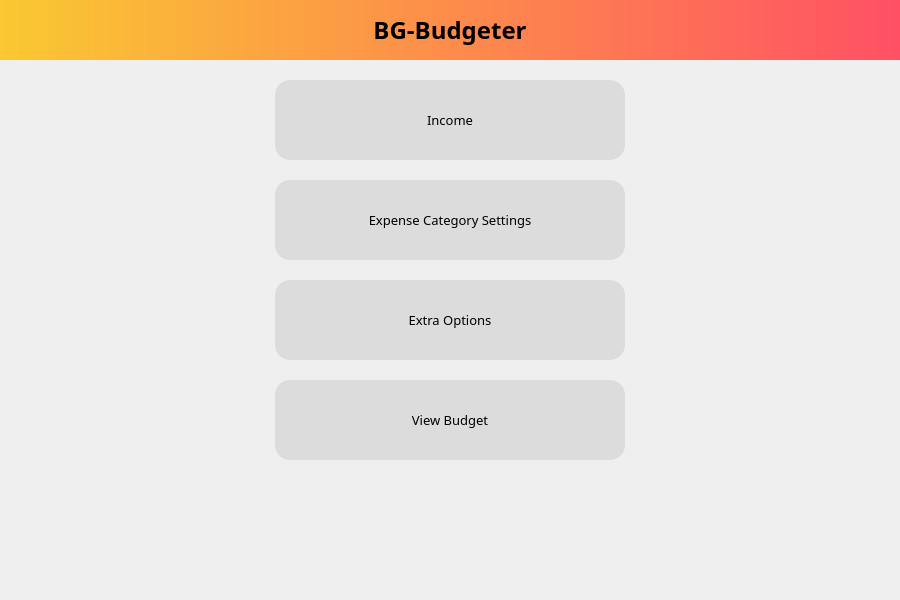
<?xml version="1.0" encoding="UTF-8"?>
<ui version="4.0">
 <class>BGBudgeter</class>
 <widget class="QDialog" name="BGBudgeter">
  <property name="geometry">
   <rect>
    <x>0</x>
    <y>0</y>
    <width>900</width>
    <height>600</height>
   </rect>
  </property>
  <property name="windowTitle">
   <string>BG-Budgeter</string>
  </property>
  <widget class="QStackedWidget" name="stackedWidget">
   <property name="geometry">
    <rect>
     <x>0</x>
     <y>0</y>
     <width>900</width>
     <height>600</height>
    </rect>
   </property>
   <property name="currentIndex">
    <number>0</number>
   </property>
   <widget class="QWidget" name="mainPage">
    <property name="styleSheet">
     <string notr="true">QPushButton {
	background-color: rgb(220,220,220);
	border-radius: 15px;
}

QPushButton:hover {
	background-color: rgb(200,200,200);
}

QPushButton:pressed {
	background-color: rgb(210,200,220);
}
</string>
    </property>
    <widget class="QLabel" name="mainPageTtl">
     <property name="geometry">
      <rect>
       <x>0</x>
       <y>0</y>
       <width>900</width>
       <height>60</height>
      </rect>
     </property>
     <property name="font">
      <font>
       <family>Trebuchet MS</family>
       <pointsize>18</pointsize>
       <weight>75</weight>
       <bold>true</bold>
      </font>
     </property>
     <property name="styleSheet">
      <string notr="true">background-color: qlineargradient(spread:pad, x1:0, y1:0, x2:1, y2:0, stop:0 rgba(250, 200, 50, 255), stop:1 rgba(255, 80, 100, 255));</string>
     </property>
     <property name="text">
      <string>BG-Budgeter</string>
     </property>
     <property name="alignment">
      <set>Qt::AlignCenter</set>
     </property>
    </widget>
    <widget class="QLabel" name="mainPageInfoLbl">
     <property name="geometry">
      <rect>
       <x>25</x>
       <y>479</y>
       <width>850</width>
       <height>111</height>
      </rect>
     </property>
     <property name="text">
      <string/>
     </property>
    </widget>
    <widget class="QPushButton" name="incomePageButton">
     <property name="geometry">
      <rect>
       <x>275</x>
       <y>80</y>
       <width>350</width>
       <height>80</height>
      </rect>
     </property>
     <property name="font">
      <font>
       <family>Trebuchet MS</family>
       <pointsize>10</pointsize>
       <weight>50</weight>
       <bold>false</bold>
      </font>
     </property>
     <property name="text">
      <string>Income</string>
     </property>
    </widget>
    <widget class="QPushButton" name="categoryPageButton">
     <property name="geometry">
      <rect>
       <x>275</x>
       <y>180</y>
       <width>350</width>
       <height>80</height>
      </rect>
     </property>
     <property name="font">
      <font>
       <family>Trebuchet MS</family>
       <pointsize>10</pointsize>
       <weight>50</weight>
       <bold>false</bold>
      </font>
     </property>
     <property name="text">
      <string>Expense Category Settings</string>
     </property>
    </widget>
    <widget class="QPushButton" name="optionsPageButton">
     <property name="geometry">
      <rect>
       <x>275</x>
       <y>280</y>
       <width>350</width>
       <height>80</height>
      </rect>
     </property>
     <property name="font">
      <font>
       <family>Trebuchet MS</family>
       <pointsize>10</pointsize>
       <weight>50</weight>
       <bold>false</bold>
      </font>
     </property>
     <property name="text">
      <string>Extra Options</string>
     </property>
    </widget>
    <widget class="QPushButton" name="viewBudgetPageButton">
     <property name="geometry">
      <rect>
       <x>275</x>
       <y>380</y>
       <width>350</width>
       <height>80</height>
      </rect>
     </property>
     <property name="font">
      <font>
       <family>Trebuchet MS</family>
       <pointsize>10</pointsize>
       <weight>50</weight>
       <bold>false</bold>
      </font>
     </property>
     <property name="text">
      <string>View Budget</string>
     </property>
    </widget>
   </widget>
   <widget class="QWidget" name="incomeInputPage">
    <widget class="QLabel" name="incomePageTtl">
     <property name="geometry">
      <rect>
       <x>0</x>
       <y>0</y>
       <width>900</width>
       <height>60</height>
      </rect>
     </property>
     <property name="font">
      <font>
       <family>Trebuchet MS</family>
       <pointsize>18</pointsize>
       <weight>75</weight>
       <bold>true</bold>
      </font>
     </property>
     <property name="styleSheet">
      <string notr="true">background-color: qlineargradient(spread:pad, x1:0, y1:0, x2:1, y2:0, stop:0 rgba(250, 200, 50, 255), stop:1 rgba(255, 80, 100, 255));</string>
     </property>
     <property name="text">
      <string>BG-Budgeter  -  Choose Your Income Sources</string>
     </property>
     <property name="alignment">
      <set>Qt::AlignCenter</set>
     </property>
    </widget>
    <widget class="QScrollArea" name="incomeSourcesScrollArea">
     <property name="geometry">
      <rect>
       <x>10</x>
       <y>70</y>
       <width>880</width>
       <height>380</height>
      </rect>
     </property>
     <property name="verticalScrollBarPolicy">
      <enum>Qt::ScrollBarAlwaysOn</enum>
     </property>
     <property name="horizontalScrollBarPolicy">
      <enum>Qt::ScrollBarAlwaysOff</enum>
     </property>
     <property name="widgetResizable">
      <bool>true</bool>
     </property>
     <widget class="QWidget" name="incomeScrollAreaContents">
      <property name="geometry">
       <rect>
        <x>0</x>
        <y>0</y>
        <width>857</width>
        <height>378</height>
       </rect>
      </property>
      <layout class="QVBoxLayout" name="verticalLayout_3"/>
     </widget>
    </widget>
    <widget class="QPushButton" name="incomeBackButton">
     <property name="geometry">
      <rect>
       <x>5</x>
       <y>5</y>
       <width>50</width>
       <height>50</height>
      </rect>
     </property>
     <property name="styleSheet">
      <string notr="true">QPushButton {
	background-color: rgb(250,100,0);
	border-radius: 15px;
	border-style: solid;
	border-width: 2px;
	border-color: rgb(50,50,50);
}

QPushButton:hover {
	background-color: rgb(225,75,0);
	border-color: rgb(25,25,25);
}

QPushButton:pressed {
	background-color: rgb(200,50,0);
	border-color: black;
}
</string>
     </property>
     <property name="text">
      <string>BACK</string>
     </property>
    </widget>
    <widget class="QPushButton" name="addIncomeButton">
     <property name="geometry">
      <rect>
       <x>750</x>
       <y>460</y>
       <width>140</width>
       <height>47</height>
      </rect>
     </property>
     <property name="styleSheet">
      <string notr="true">QPushButton {
	background-color: rgb(0,220,100);
	border-style: solid;
	border-width: 1px;
	border-color: rgb(30,30,30);
	border-radius:20px;
}

QPushButton:hover {
	background-color: rgb(0,200,80);
	border-color: rgb(15,15,15);
}

QPushButton:pressed {
	background-color: rgb(0,180,60);
	border-color: rgb(0,0,0);
}

</string>
     </property>
     <property name="text">
      <string>Add Income Source</string>
     </property>
    </widget>
    <widget class="QPushButton" name="updateIncomeButton">
     <property name="geometry">
      <rect>
       <x>375</x>
       <y>520</y>
       <width>150</width>
       <height>50</height>
      </rect>
     </property>
     <property name="styleSheet">
      <string notr="true">QPushButton {
	background-color: rgb(250,180,0);
	border-style: solid;
	border-width: 1px;
	border-color: rgb(30,30,30);
	border-radius:20px;
}

QPushButton:hover {
	background-color: rgb(230,160,0);
	border-color: rgb(15,15,15);
}

QPushButton:pressed {
	background-color: rgb(210,140,0);
	border-color: rgb(0,0,0);
}

</string>
     </property>
     <property name="text">
      <string>UPDATE</string>
     </property>
    </widget>
    <widget class="QLabel" name="incomeTipsLbl">
     <property name="geometry">
      <rect>
       <x>20</x>
       <y>460</y>
       <width>281</width>
       <height>111</height>
      </rect>
     </property>
     <property name="text">
      <string>Tips:
- You can manually enter an amount into the
  income amount option box
- The occurences option details how many
  times per year you are paid. For example,
  200 a week 50 times a year is a yearly
  income total of 10000</string>
     </property>
    </widget>
   </widget>
   <widget class="QWidget" name="categoryPage">
    <widget class="QLabel" name="categoryPageTtl">
     <property name="geometry">
      <rect>
       <x>0</x>
       <y>0</y>
       <width>900</width>
       <height>60</height>
      </rect>
     </property>
     <property name="font">
      <font>
       <family>Trebuchet MS</family>
       <pointsize>18</pointsize>
       <weight>75</weight>
       <bold>true</bold>
      </font>
     </property>
     <property name="styleSheet">
      <string notr="true">background-color: qlineargradient(spread:pad, x1:0, y1:0, x2:1, y2:0, stop:0 rgba(250, 200, 50, 255), stop:1 rgba(255, 80, 100, 255));</string>
     </property>
     <property name="text">
      <string>BG-Budgeter  -  Choose Your Expense Categories</string>
     </property>
     <property name="alignment">
      <set>Qt::AlignCenter</set>
     </property>
    </widget>
    <widget class="QPushButton" name="categoryBackButton">
     <property name="geometry">
      <rect>
       <x>5</x>
       <y>5</y>
       <width>50</width>
       <height>50</height>
      </rect>
     </property>
     <property name="styleSheet">
      <string notr="true">QPushButton {
	background-color: rgb(250,100,0);
	border-radius: 15px;
	border-style: solid;
	border-width: 2px;
	border-color: rgb(50,50,50);
}

QPushButton:hover {
	background-color: rgb(225,75,0);
	border-color: rgb(25,25,25);
}

QPushButton:pressed {
	background-color: rgb(200,50,0);
	border-color: black;
}
</string>
     </property>
     <property name="text">
      <string>BACK</string>
     </property>
    </widget>
    <widget class="QTableWidget" name="categoryTable">
     <property name="geometry">
      <rect>
       <x>10</x>
       <y>120</y>
       <width>880</width>
       <height>400</height>
      </rect>
     </property>
    </widget>
    <widget class="QLineEdit" name="categoryNameInputLE">
     <property name="geometry">
      <rect>
       <x>10</x>
       <y>65</y>
       <width>281</width>
       <height>50</height>
      </rect>
     </property>
     <property name="placeholderText">
      <string>Expense Name</string>
     </property>
    </widget>
    <widget class="QPushButton" name="addCategoryButton">
     <property name="geometry">
      <rect>
       <x>730</x>
       <y>65</y>
       <width>160</width>
       <height>40</height>
      </rect>
     </property>
     <property name="styleSheet">
      <string notr="true">QPushButton {
	background-color: rgb(100,200,100);
	border-radius: 15px;
	border-style: solid;
	border-width: 2px;
	border-color: rgb(50,50,50);
}

QPushButton:hover {
	background-color: rgb(85,185,85);
	border-color: rgb(25,25,25);
}

QPushButton:pressed {
	background-color: rgb(60,160,60);
	border-color: black;
}
</string>
     </property>
     <property name="text">
      <string>ADD</string>
     </property>
    </widget>
    <widget class="QDoubleSpinBox" name="categoryAmountSpinBox">
     <property name="geometry">
      <rect>
       <x>415</x>
       <y>65</y>
       <width>110</width>
       <height>50</height>
      </rect>
     </property>
     <property name="maximum">
      <double>1000000000.000000000000000</double>
     </property>
     <property name="value">
      <double>50.000000000000000</double>
     </property>
    </widget>
    <widget class="QLabel" name="expenseAmountLbl">
     <property name="geometry">
      <rect>
       <x>295</x>
       <y>70</y>
       <width>120</width>
       <height>40</height>
      </rect>
     </property>
     <property name="font">
      <font>
       <family>Trebuchet MS</family>
       <pointsize>9</pointsize>
       <weight>50</weight>
       <bold>false</bold>
      </font>
     </property>
     <property name="text">
      <string>Expense Amount:</string>
     </property>
    </widget>
    <widget class="QPushButton" name="plus10Button">
     <property name="geometry">
      <rect>
       <x>530</x>
       <y>70</y>
       <width>50</width>
       <height>20</height>
      </rect>
     </property>
     <property name="text">
      <string>+10</string>
     </property>
    </widget>
    <widget class="QPushButton" name="minus10Button">
     <property name="geometry">
      <rect>
       <x>530</x>
       <y>90</y>
       <width>50</width>
       <height>20</height>
      </rect>
     </property>
     <property name="text">
      <string>-10</string>
     </property>
    </widget>
    <widget class="QPushButton" name="plus100Button">
     <property name="geometry">
      <rect>
       <x>580</x>
       <y>70</y>
       <width>50</width>
       <height>20</height>
      </rect>
     </property>
     <property name="text">
      <string>+100</string>
     </property>
    </widget>
    <widget class="QPushButton" name="minus100Button">
     <property name="geometry">
      <rect>
       <x>580</x>
       <y>90</y>
       <width>50</width>
       <height>20</height>
      </rect>
     </property>
     <property name="text">
      <string>-100</string>
     </property>
    </widget>
    <widget class="QLabel" name="categoryErrLbl">
     <property name="geometry">
      <rect>
       <x>10</x>
       <y>530</y>
       <width>881</width>
       <height>61</height>
      </rect>
     </property>
     <property name="font">
      <font>
       <family>Trebuchet MS</family>
       <pointsize>12</pointsize>
       <weight>75</weight>
       <bold>true</bold>
      </font>
     </property>
     <property name="styleSheet">
      <string notr="true">color: red;</string>
     </property>
     <property name="text">
      <string/>
     </property>
     <property name="alignment">
      <set>Qt::AlignCenter</set>
     </property>
    </widget>
   </widget>
   <widget class="QWidget" name="optionsPage">
    <widget class="QLabel" name="optionsPageTtl">
     <property name="geometry">
      <rect>
       <x>0</x>
       <y>0</y>
       <width>900</width>
       <height>60</height>
      </rect>
     </property>
     <property name="font">
      <font>
       <family>Trebuchet MS</family>
       <pointsize>18</pointsize>
       <weight>75</weight>
       <bold>true</bold>
      </font>
     </property>
     <property name="styleSheet">
      <string notr="true">background-color: qlineargradient(spread:pad, x1:0, y1:0, x2:1, y2:0, stop:0 rgba(250, 200, 50, 255), stop:1 rgba(255, 80, 100, 255));</string>
     </property>
     <property name="text">
      <string>BG-Budgeter  -  Extra Options</string>
     </property>
     <property name="alignment">
      <set>Qt::AlignCenter</set>
     </property>
    </widget>
    <widget class="QPushButton" name="optionsBackButton">
     <property name="geometry">
      <rect>
       <x>5</x>
       <y>5</y>
       <width>50</width>
       <height>50</height>
      </rect>
     </property>
     <property name="styleSheet">
      <string notr="true">QPushButton {
	background-color: rgb(250,100,0);
	border-radius: 15px;
	border-style: solid;
	border-width: 2px;
	border-color: rgb(50,50,50);
}

QPushButton:hover {
	background-color: rgb(225,75,0);
	border-color: rgb(25,25,25);
}

QPushButton:pressed {
	background-color: rgb(200,50,0);
	border-color: black;
}
</string>
     </property>
     <property name="text">
      <string>BACK</string>
     </property>
    </widget>
    <widget class="QRadioButton" name="weeklyBudgetRadioButton">
     <property name="geometry">
      <rect>
       <x>400</x>
       <y>230</y>
       <width>100</width>
       <height>20</height>
      </rect>
     </property>
     <property name="font">
      <font>
       <family>Trebuchet MS</family>
      </font>
     </property>
     <property name="text">
      <string>Weekly</string>
     </property>
    </widget>
    <widget class="QRadioButton" name="fortnightlyBudgetRadioButton">
     <property name="geometry">
      <rect>
       <x>400</x>
       <y>255</y>
       <width>100</width>
       <height>20</height>
      </rect>
     </property>
     <property name="font">
      <font>
       <family>Trebuchet MS</family>
      </font>
     </property>
     <property name="text">
      <string>Fortnightly</string>
     </property>
    </widget>
    <widget class="QLabel" name="timePeriodOptionLbl">
     <property name="geometry">
      <rect>
       <x>375</x>
       <y>200</y>
       <width>150</width>
       <height>30</height>
      </rect>
     </property>
     <property name="font">
      <font>
       <family>Trebuchet MS</family>
       <pointsize>9</pointsize>
       <weight>75</weight>
       <bold>true</bold>
      </font>
     </property>
     <property name="text">
      <string>Budget Time Period</string>
     </property>
     <property name="alignment">
      <set>Qt::AlignCenter</set>
     </property>
    </widget>
    <widget class="QRadioButton" name="monthlyBudgetRadioButton">
     <property name="geometry">
      <rect>
       <x>400</x>
       <y>280</y>
       <width>100</width>
       <height>20</height>
      </rect>
     </property>
     <property name="font">
      <font>
       <family>Trebuchet MS</family>
      </font>
     </property>
     <property name="text">
      <string>Monthly</string>
     </property>
    </widget>
    <widget class="QPushButton" name="updateOptionsButton">
     <property name="geometry">
      <rect>
       <x>375</x>
       <y>450</y>
       <width>150</width>
       <height>50</height>
      </rect>
     </property>
     <property name="styleSheet">
      <string notr="true">QPushButton {
	background-color: rgb(250,180,0);
	border-style: solid;
	border-width: 1px;
	border-color: rgb(30,30,30);
	border-radius:20px;
}

QPushButton:hover {
	background-color: rgb(230,160,0);
	border-color: rgb(15,15,15);
}

QPushButton:pressed {
	background-color: rgb(210,140,0);
	border-color: rgb(0,0,0);
}

</string>
     </property>
     <property name="text">
      <string>UPDATE</string>
     </property>
    </widget>
   </widget>
   <widget class="QWidget" name="viewBudgetPage">
    <widget class="QLabel" name="viewBudgetPageTtl">
     <property name="geometry">
      <rect>
       <x>0</x>
       <y>0</y>
       <width>900</width>
       <height>60</height>
      </rect>
     </property>
     <property name="font">
      <font>
       <family>Trebuchet MS</family>
       <pointsize>18</pointsize>
       <weight>75</weight>
       <bold>true</bold>
      </font>
     </property>
     <property name="styleSheet">
      <string notr="true">background-color: qlineargradient(spread:pad, x1:0, y1:0, x2:1, y2:0, stop:0 rgba(250, 200, 50, 255), stop:1 rgba(255, 80, 100, 255));</string>
     </property>
     <property name="text">
      <string>BG-Budgeter  -  View Your Budget</string>
     </property>
     <property name="alignment">
      <set>Qt::AlignCenter</set>
     </property>
    </widget>
    <widget class="QPushButton" name="viewBudgetBackButton">
     <property name="geometry">
      <rect>
       <x>5</x>
       <y>5</y>
       <width>50</width>
       <height>50</height>
      </rect>
     </property>
     <property name="styleSheet">
      <string notr="true">QPushButton {
	background-color: rgb(250,100,0);
	border-radius: 15px;
	border-style: solid;
	border-width: 2px;
	border-color: rgb(50,50,50);
}

QPushButton:hover {
	background-color: rgb(225,75,0);
	border-color: rgb(25,25,25);
}

QPushButton:pressed {
	background-color: rgb(200,50,0);
	border-color: black;
}
</string>
     </property>
     <property name="text">
      <string>BACK</string>
     </property>
    </widget>
    <widget class="QTableWidget" name="budgetTable">
     <property name="geometry">
      <rect>
       <x>10</x>
       <y>70</y>
       <width>880</width>
       <height>450</height>
      </rect>
     </property>
    </widget>
   </widget>
  </widget>
 </widget>
 <resources/>
 <connections/>
</ui>
